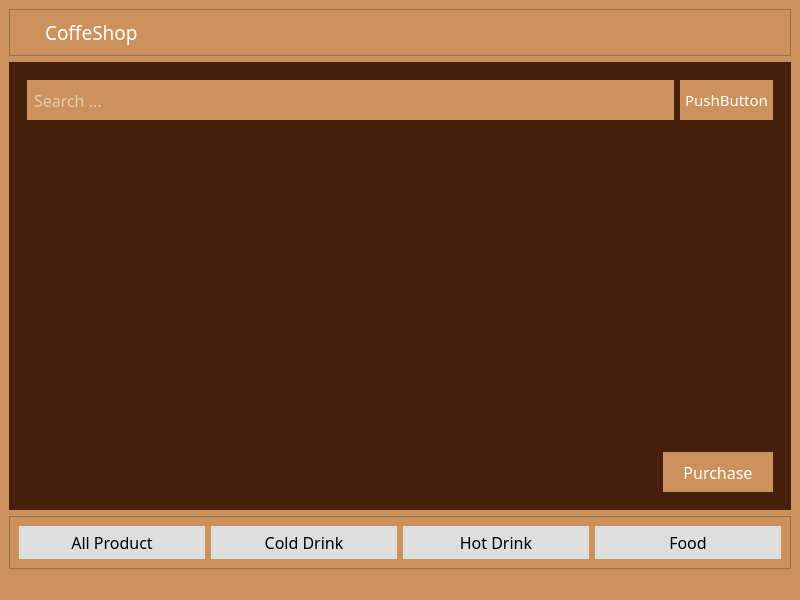
<?xml version="1.0" encoding="UTF-8"?>
<ui version="4.0">
 <class>CoffeShop</class>
 <widget class="QMainWindow" name="CoffeShop">
  <property name="geometry">
   <rect>
    <x>0</x>
    <y>0</y>
    <width>800</width>
    <height>600</height>
   </rect>
  </property>
  <property name="windowTitle">
   <string>CoffeShop</string>
  </property>
  <property name="styleSheet">
   <string notr="true">background-color:#CB925D;
color:white;</string>
  </property>
  <widget class="QWidget" name="centralwidget">
   <layout class="QVBoxLayout" name="verticalLayout">
    <item>
     <widget class="QFrame" name="frame_3">
      <property name="frameShape">
       <enum>QFrame::StyledPanel</enum>
      </property>
      <property name="frameShadow">
       <enum>QFrame::Raised</enum>
      </property>
      <layout class="QHBoxLayout" name="horizontalLayout">
       <item>
        <widget class="QLabel" name="label">
         <property name="minimumSize">
          <size>
           <width>20</width>
           <height>20</height>
          </size>
         </property>
         <property name="maximumSize">
          <size>
           <width>20</width>
           <height>20</height>
          </size>
         </property>
         <property name="text">
          <string/>
         </property>
         <property name="pixmap">
          <pixmap resource="Resource.qrc">:/icon/image/favicon.webp</pixmap>
         </property>
         <property name="scaledContents">
          <bool>true</bool>
         </property>
        </widget>
       </item>
       <item>
        <widget class="QLabel" name="label_2">
         <property name="font">
          <font>
           <family>Impact</family>
           <pointsize>14</pointsize>
          </font>
         </property>
         <property name="text">
          <string>CoffeShop</string>
         </property>
        </widget>
       </item>
      </layout>
     </widget>
    </item>
    <item>
     <widget class="QStackedWidget" name="stackedWidget">
      <property name="styleSheet">
       <string notr="true">
background-color:#46200B;
border:none;</string>
      </property>
      <property name="frameShape">
       <enum>QFrame::StyledPanel</enum>
      </property>
      <property name="frameShadow">
       <enum>QFrame::Raised</enum>
      </property>
      <widget class="QWidget" name="stackedWidgetPage1">
       <layout class="QVBoxLayout" name="verticalLayout_2">
        <item alignment="Qt::AlignTop">
         <widget class="QFrame" name="frame_4">
          <property name="frameShape">
           <enum>QFrame::StyledPanel</enum>
          </property>
          <property name="frameShadow">
           <enum>QFrame::Raised</enum>
          </property>
          <layout class="QHBoxLayout" name="horizontalLayout_2">
           <item>
            <widget class="QLineEdit" name="lineEdit">
             <property name="font">
              <font>
               <family>Impact</family>
               <pointsize>-1</pointsize>
              </font>
             </property>
             <property name="styleSheet">
              <string notr="true">height:40px;
background-color:#CB925D;
color:white;
font-size:16px;
padding:0 5px;</string>
             </property>
             <property name="placeholderText">
              <string>Search ...</string>
             </property>
            </widget>
           </item>
           <item>
            <widget class="QPushButton" name="pushButton">
             <property name="font">
              <font>
               <family>Impact</family>
               <pointsize>11</pointsize>
              </font>
             </property>
             <property name="cursor">
              <cursorShape>PointingHandCursor</cursorShape>
             </property>
             <property name="styleSheet">
              <string notr="true">height:40px;
background-color:#CB925D;
padding:0 5px;</string>
             </property>
             <property name="text">
              <string>PushButton</string>
             </property>
            </widget>
           </item>
          </layout>
         </widget>
        </item>
        <item>
         <widget class="QStackedWidget" name="stackedWidget_5">
          <property name="frameShape">
           <enum>QFrame::StyledPanel</enum>
          </property>
          <property name="frameShadow">
           <enum>QFrame::Raised</enum>
          </property>
          <widget class="QWidget" name="stackedWidget_5Page1">
           <layout class="QVBoxLayout" name="verticalLayout_3">
            <item>
             <widget class="QScrollArea" name="ShowCart">
              <property name="styleSheet">
               <string notr="true">QFrame{
	background-color:#D9D9D9;
	color:black;
}

QFrame&gt;QPushButton{
	padding:3px;
}</string>
              </property>
              <property name="widgetResizable">
               <bool>true</bool>
              </property>
              <widget class="QWidget" name="scrollAreaWidgetContents">
               <property name="geometry">
                <rect>
                 <x>0</x>
                 <y>0</y>
                 <width>746</width>
                 <height>271</height>
                </rect>
               </property>
               <layout class="QVBoxLayout" name="verticalLayout_4"/>
              </widget>
             </widget>
            </item>
           </layout>
          </widget>
         </widget>
        </item>
        <item alignment="Qt::AlignRight">
         <widget class="QFrame" name="frame">
          <property name="frameShape">
           <enum>QFrame::StyledPanel</enum>
          </property>
          <property name="frameShadow">
           <enum>QFrame::Raised</enum>
          </property>
          <layout class="QHBoxLayout" name="horizontalLayout_3">
           <item>
            <widget class="QPushButton" name="completePurchase">
             <property name="font">
              <font>
               <family>Impact</family>
               <pointsize>12</pointsize>
              </font>
             </property>
             <property name="cursor">
              <cursorShape>PointingHandCursor</cursorShape>
             </property>
             <property name="styleSheet">
              <string notr="true">width:100px;
height:40px;
padding:0 5px;
background-color:#CB925D;</string>
             </property>
             <property name="text">
              <string>Purchase</string>
             </property>
            </widget>
           </item>
          </layout>
         </widget>
        </item>
       </layout>
      </widget>
     </widget>
    </item>
    <item>
     <widget class="QFrame" name="frame_2">
      <property name="frameShape">
       <enum>QFrame::StyledPanel</enum>
      </property>
      <property name="frameShadow">
       <enum>QFrame::Raised</enum>
      </property>
      <layout class="QHBoxLayout" name="horizontalLayout_4">
       <item>
        <widget class="QPushButton" name="AllProductType">
         <property name="font">
          <font>
           <family>Impact</family>
           <pointsize>-1</pointsize>
          </font>
         </property>
         <property name="styleSheet">
          <string notr="true">background-color:#DEDEDE;
padding:5px 0;
color:black;
font-size:16px;
border:none;</string>
         </property>
         <property name="text">
          <string>All Product</string>
         </property>
        </widget>
       </item>
       <item>
        <widget class="QPushButton" name="coldType">
         <property name="font">
          <font>
           <family>Impact</family>
           <pointsize>-1</pointsize>
          </font>
         </property>
         <property name="cursor">
          <cursorShape>PointingHandCursor</cursorShape>
         </property>
         <property name="styleSheet">
          <string notr="true">background-color:#DEDEDE;
padding:5px 0;
color:black;
font-size:16px;
border:none;</string>
         </property>
         <property name="text">
          <string>Cold Drink</string>
         </property>
        </widget>
       </item>
       <item>
        <widget class="QPushButton" name="hotType">
         <property name="font">
          <font>
           <family>Impact</family>
           <pointsize>-1</pointsize>
          </font>
         </property>
         <property name="cursor">
          <cursorShape>PointingHandCursor</cursorShape>
         </property>
         <property name="styleSheet">
          <string notr="true">background-color:#DEDEDE;
padding:5px 0;
color:black;
font-size:16px;
border:none;</string>
         </property>
         <property name="text">
          <string>Hot Drink</string>
         </property>
        </widget>
       </item>
       <item>
        <widget class="QPushButton" name="foodType">
         <property name="font">
          <font>
           <family>Impact</family>
           <pointsize>-1</pointsize>
          </font>
         </property>
         <property name="cursor">
          <cursorShape>PointingHandCursor</cursorShape>
         </property>
         <property name="styleSheet">
          <string notr="true">background-color:#DEDEDE;
padding:5px 0;
color:black;
font-size:16px;
border:none;</string>
         </property>
         <property name="text">
          <string>Food</string>
         </property>
        </widget>
       </item>
      </layout>
     </widget>
    </item>
   </layout>
  </widget>
  <widget class="QMenuBar" name="menubar">
   <property name="geometry">
    <rect>
     <x>0</x>
     <y>0</y>
     <width>800</width>
     <height>21</height>
    </rect>
   </property>
  </widget>
  <widget class="QStatusBar" name="statusbar"/>
 </widget>
 <resources>
  <include location="Resource.qrc"/>
 </resources>
 <connections/>
</ui>
